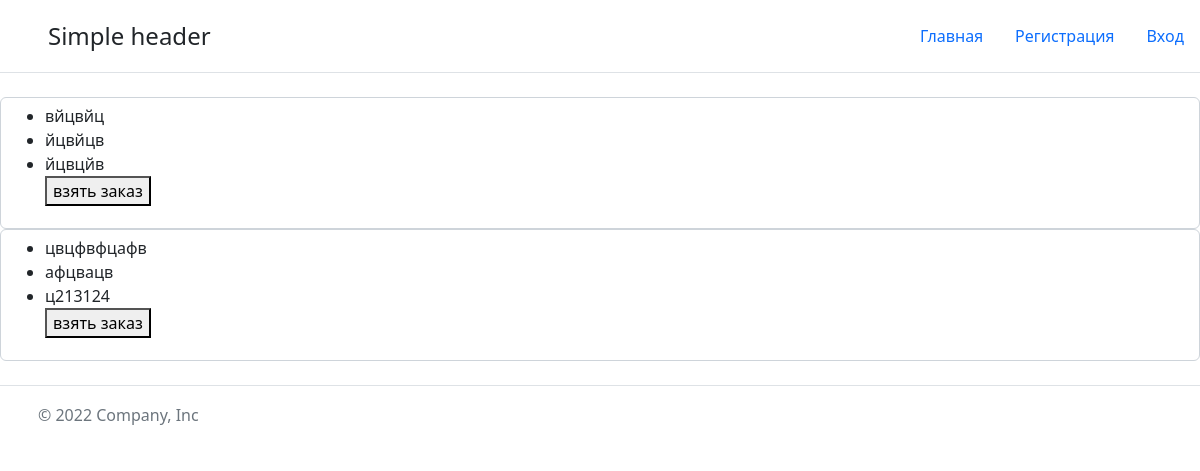
The page /order/list on the database as committed earlier.
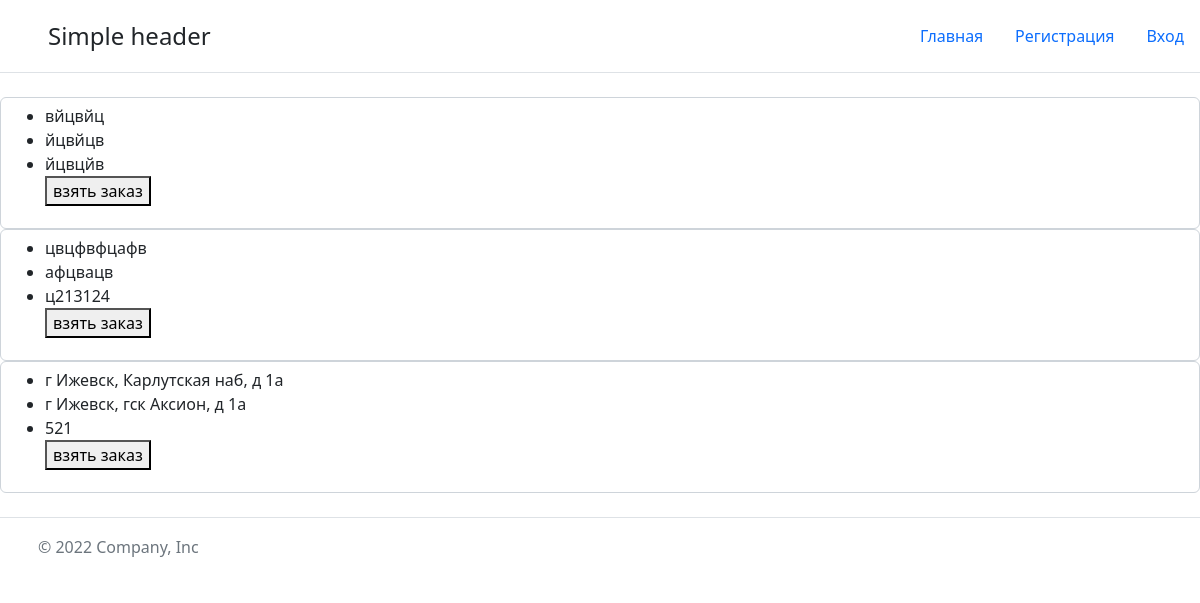
The same page on the database as committed later.
### main/models.py (models this page shows)
class Order(models.Model):
    company_id = models.ForeignKey(User, on_delete=models.PROTECT, related_name='order_author')
    company_name = models.CharField(max_length=100)
    address_city = models.CharField(max_length=50)
    address_street = models.CharField(max_length=100)
    full_address = models.CharField(max_length=150)
    address_city_to = models.CharField(max_length=50)
    address_street_to = models.CharField(max_length=100)
    full_address_to = models.CharField(max_length=150)
    price = models.CharField(max_length=100)
    carrier_id = models.ForeignKey(User, on_delete=models.PROTECT, related_name='order_carrier',
                                   blank=True, null=True)
    is_complete = models.BooleanField(default=False, blank=True, null=True)
    is_payments = models.BooleanField(default=False, blank=True, null=True)
    data = models.DateTimeField(auto_now_add=True, blank=True, null=True)
    data_update = models.DateTimeField(auto_now=True, blank=True, null=True)

### main/views.py (the view)
# urls.py: path('order/list', views.order_list, name='order_list'),
def order_list(request):
    paginate_by = 10
    p = Order.objects.all()
    return render(request, 'main/order_list.html', {'title': 'Список заказов',
                                                    'active_order_list': 'active', 'orders': p.filter(carrier_id=None)})

### main/templates/main/order_list.html
{% extends 'main/base.html' %}
{% block content %}
{%for item in orders%}
<div class="form-control">
    <div class="">
        <ul>
            <li>{{item.full_address}}</li>
            <li>{{item.full_address_to}}</li>
            <li>{{item.price}}</li>
            <button type="submit">взять заказ</button>
        </ul>
    </div>
</div>
{%endfor%}
{% endblock %}

Rows that differ between the two databases and show on the page:
added Order: full_address "г Ижевск, Карлутская наб, д 1а", full_address_to "г Ижевск, гск Аксион, д 1а", price "521"
